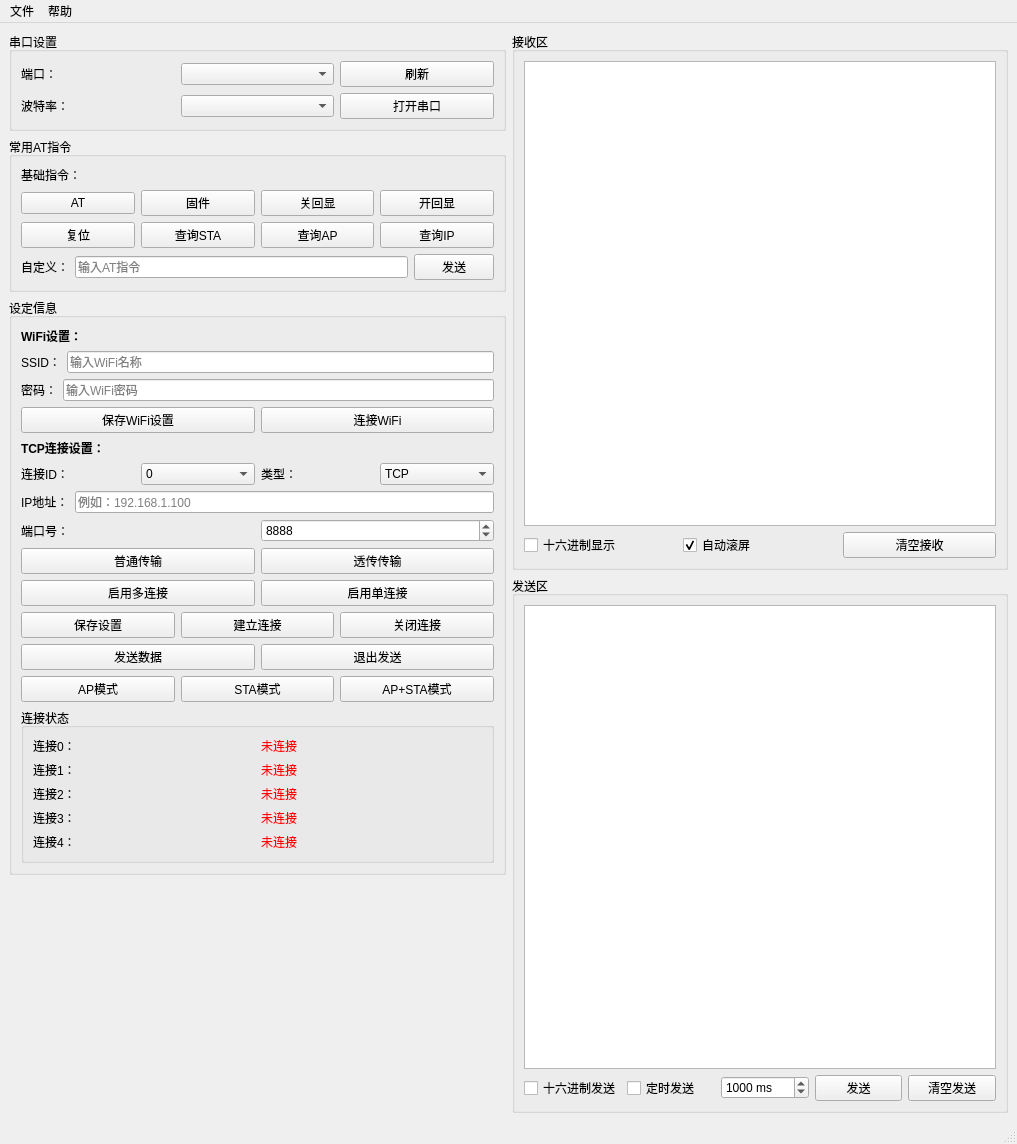
<?xml version="1.0" encoding="UTF-8"?>
<ui version="4.0">
 <class>MainWindow</class>
 <widget class="QMainWindow" name="MainWindow">
  <property name="geometry">
   <rect>
    <x>0</x>
    <y>0</y>
    <width>1017</width>
    <height>1144</height>
   </rect>
  </property>
  <property name="windowTitle">
   <string>串口调试助手 - WiFi/AT指令版</string>
  </property>
  <widget class="QWidget" name="centralwidget">
   <layout class="QHBoxLayout" name="horizontalLayout">
    <item>
     <layout class="QVBoxLayout" name="leftLayout">
      <item>
       <widget class="QGroupBox" name="groupBoxPort">
        <property name="title">
         <string>串口设置</string>
        </property>
        <layout class="QVBoxLayout" name="verticalLayoutPort">
         <item>
          <layout class="QHBoxLayout" name="layoutPort">
           <item>
            <widget class="QLabel" name="labelPort">
             <property name="text">
              <string>端口：</string>
             </property>
            </widget>
           </item>
           <item>
            <widget class="QComboBox" name="cbPortName"/>
           </item>
           <item>
            <widget class="QPushButton" name="btnRefresh">
             <property name="text">
              <string>刷新</string>
             </property>
            </widget>
           </item>
          </layout>
         </item>
         <item>
          <layout class="QHBoxLayout" name="layoutBaud">
           <item>
            <widget class="QLabel" name="labelBaud">
             <property name="text">
              <string>波特率：</string>
             </property>
            </widget>
           </item>
           <item>
            <widget class="QComboBox" name="cbBaudRate"/>
           </item>
           <item>
            <widget class="QPushButton" name="btnOpenPort">
             <property name="text">
              <string>打开串口</string>
             </property>
            </widget>
           </item>
          </layout>
         </item>
        </layout>
       </widget>
      </item>
      <item>
       <widget class="QGroupBox" name="groupBoxAT">
        <property name="title">
         <string>常用AT指令</string>
        </property>
        <layout class="QVBoxLayout" name="verticalLayoutAT">
         <item>
          <widget class="QLabel" name="labelBasic">
           <property name="text">
            <string>基础指令：</string>
           </property>
          </widget>
         </item>
         <item>
          <layout class="QHBoxLayout" name="layoutBasic1">
           <item>
            <widget class="QPushButton" name="btnAT">
             <property name="text">
              <string>AT</string>
             </property>
            </widget>
           </item>
           <item>
            <widget class="QPushButton" name="btnATGMR">
             <property name="text">
              <string>固件</string>
             </property>
            </widget>
           </item>
           <item>
            <widget class="QPushButton" name="btnATE0">
             <property name="text">
              <string>关回显</string>
             </property>
            </widget>
           </item>
           <item>
            <widget class="QPushButton" name="btnATE1">
             <property name="text">
              <string>开回显</string>
             </property>
            </widget>
           </item>
          </layout>
         </item>
         <item>
          <layout class="QHBoxLayout" name="layoutBasic2">
           <item>
            <widget class="QPushButton" name="btnATRST">
             <property name="text">
              <string>复位</string>
             </property>
            </widget>
           </item>
           <item>
            <widget class="QPushButton" name="btnATCWLIF">
             <property name="text">
              <string>查询STA</string>
             </property>
            </widget>
           </item>
           <item>
            <widget class="QPushButton" name="btnATCWJAP">
             <property name="text">
              <string>查询AP</string>
             </property>
            </widget>
           </item>
           <item>
            <widget class="QPushButton" name="btnATCIFSR">
             <property name="text">
              <string>查询IP</string>
             </property>
            </widget>
           </item>
          </layout>
         </item>
         <item>
          <layout class="QHBoxLayout" name="layoutCustom">
           <item>
            <widget class="QLabel" name="labelCustom">
             <property name="text">
              <string>自定义：</string>
             </property>
            </widget>
           </item>
           <item>
            <widget class="QLineEdit" name="lineEditCustomAT">
             <property name="placeholderText">
              <string>输入AT指令</string>
             </property>
            </widget>
           </item>
           <item>
            <widget class="QPushButton" name="btnSendCustom">
             <property name="text">
              <string>发送</string>
             </property>
            </widget>
           </item>
          </layout>
         </item>
        </layout>
       </widget>
      </item>
      <item>
       <widget class="QGroupBox" name="groupBoxSettings">
        <property name="title">
         <string>设定信息</string>
        </property>
        <layout class="QVBoxLayout" name="verticalLayoutSettings">
         <item>
          <widget class="QLabel" name="labelWiFi">
           <property name="font">
            <font>
             <weight>75</weight>
             <bold>true</bold>
            </font>
           </property>
           <property name="text">
            <string>WiFi设置：</string>
           </property>
          </widget>
         </item>
         <item>
          <layout class="QHBoxLayout" name="layoutSSID">
           <item>
            <widget class="QLabel" name="labelSSID">
             <property name="text">
              <string>SSID：</string>
             </property>
            </widget>
           </item>
           <item>
            <widget class="QLineEdit" name="lineEditSSID">
             <property name="placeholderText">
              <string>输入WiFi名称</string>
             </property>
            </widget>
           </item>
          </layout>
         </item>
         <item>
          <layout class="QHBoxLayout" name="layoutPassword">
           <item>
            <widget class="QLabel" name="labelPassword">
             <property name="text">
              <string>密码：</string>
             </property>
            </widget>
           </item>
           <item>
            <widget class="QLineEdit" name="lineEditPassword">
             <property name="echoMode">
              <enum>QLineEdit::Password</enum>
             </property>
             <property name="placeholderText">
              <string>输入WiFi密码</string>
             </property>
            </widget>
           </item>
          </layout>
         </item>
         <item>
          <layout class="QHBoxLayout" name="layoutWiFiButtons">
           <item>
            <widget class="QPushButton" name="btnSaveWiFi">
             <property name="text">
              <string>保存WiFi设置</string>
             </property>
            </widget>
           </item>
           <item>
            <widget class="QPushButton" name="btnConnectWithSettings">
             <property name="text">
              <string>连接WiFi</string>
             </property>
            </widget>
           </item>
          </layout>
         </item>
         <item>
          <widget class="QLabel" name="labelTCPset">
           <property name="font">
            <font>
             <weight>75</weight>
             <bold>true</bold>
            </font>
           </property>
           <property name="text">
            <string>TCP连接设置：</string>
           </property>
          </widget>
         </item>
         <item>
          <layout class="QHBoxLayout" name="layoutConnID">
           <item>
            <widget class="QLabel" name="labelConnID">
             <property name="text">
              <string>连接ID：</string>
             </property>
            </widget>
           </item>
           <item>
            <widget class="QComboBox" name="comboConnID">
             <item>
              <property name="text">
               <string>0</string>
              </property>
             </item>
             <item>
              <property name="text">
               <string>1</string>
              </property>
             </item>
             <item>
              <property name="text">
               <string>2</string>
              </property>
             </item>
             <item>
              <property name="text">
               <string>3</string>
              </property>
             </item>
             <item>
              <property name="text">
               <string>4</string>
              </property>
             </item>
            </widget>
           </item>
           <item>
            <widget class="QLabel" name="labelConnType">
             <property name="text">
              <string>类型：</string>
             </property>
            </widget>
           </item>
           <item>
            <widget class="QComboBox" name="comboConnType">
             <item>
              <property name="text">
               <string>TCP</string>
              </property>
             </item>
             <item>
              <property name="text">
               <string>UDP</string>
              </property>
             </item>
             <item>
              <property name="text">
               <string>SSL</string>
              </property>
             </item>
            </widget>
           </item>
          </layout>
         </item>
         <item>
          <layout class="QHBoxLayout" name="layoutIP">
           <item>
            <widget class="QLabel" name="labelIP">
             <property name="text">
              <string>IP地址：</string>
             </property>
            </widget>
           </item>
           <item>
            <widget class="QLineEdit" name="lineEditIP">
             <property name="placeholderText">
              <string>例如：192.168.1.100</string>
             </property>
            </widget>
           </item>
          </layout>
         </item>
         <item>
          <layout class="QHBoxLayout" name="layoutPort">
           <item>
            <widget class="QLabel" name="labelPortNum">
             <property name="text">
              <string>端口号：</string>
             </property>
            </widget>
           </item>
           <item>
            <widget class="QSpinBox" name="spinPort">
             <property name="minimum">
              <number>1</number>
             </property>
             <property name="maximum">
              <number>65535</number>
             </property>
             <property name="value">
              <number>8888</number>
             </property>
            </widget>
           </item>
          </layout>
         </item>
         <item>
          <layout class="QHBoxLayout" name="layoutTransferMode">
           <item>
            <widget class="QPushButton" name="btnNormalMode">
             <property name="toolTip">
              <string/>
             </property>
             <property name="text">
              <string>普通传输</string>
             </property>
            </widget>
           </item>
           <item>
            <widget class="QPushButton" name="btnTransparentMode">
             <property name="toolTip">
              <string/>
             </property>
             <property name="text">
              <string>透传传输</string>
             </property>
            </widget>
           </item>
          </layout>
         </item>
         <item>
          <layout class="QHBoxLayout" name="layoutMultiConn">
           <item>
            <widget class="QPushButton" name="btnEnableMux">
             <property name="text">
              <string>启用多连接</string>
             </property>
            </widget>
           </item>
           <item>
            <widget class="QPushButton" name="btnEnableSingle">
             <property name="text">
              <string>启用单连接</string>
             </property>
            </widget>
           </item>
          </layout>
         </item>
         <item>
          <layout class="QHBoxLayout" name="layoutTCPButtons">
           <item>
            <widget class="QPushButton" name="btnSaveTCP">
             <property name="text">
              <string>保存设置</string>
             </property>
            </widget>
           </item>
           <item>
            <widget class="QPushButton" name="btnConnectTCP">
             <property name="text">
              <string>建立连接</string>
             </property>
            </widget>
           </item>
           <item>
            <widget class="QPushButton" name="btnCloseConn">
             <property name="text">
              <string>关闭连接</string>
             </property>
            </widget>
           </item>
          </layout>
         </item>
         <item>
          <layout class="QHBoxLayout" name="layoutMultiConn">
           <item>
            <widget class="QPushButton" name="btnSendData">
             <property name="text">
              <string>发送数据</string>
             </property>
            </widget>
           </item>
           <item>
            <widget class="QPushButton" name="btnExitSend">
             <property name="text">
              <string>退出发送</string>
             </property>
            </widget>
           </item>
          </layout>
         </item>
         <item>
          <layout class="QHBoxLayout" name="layoutTCPButtons">
           <item>
            <widget class="QPushButton" name="btnModeAP">
             <property name="text">
              <string>AP模式</string>
             </property>
            </widget>
           </item>
           <item>
            <widget class="QPushButton" name="btnModeSTA">
             <property name="text">
              <string>STA模式</string>
             </property>
            </widget>
           </item>
           <item>
            <widget class="QPushButton" name="btnModeAPSTA">
             <property name="text">
              <string>AP+STA模式</string>
             </property>
            </widget>
           </item>
          </layout>
         </item>
         <item>
          <widget class="QGroupBox" name="groupBoxConnStatus">
           <property name="title">
            <string>连接状态</string>
           </property>
           <layout class="QGridLayout" name="gridLayoutConnStatus">
            <item row="0" column="1">
             <widget class="QLabel" name="labelConn0Status">
              <property name="styleSheet">
               <string notr="true">color: red;</string>
              </property>
              <property name="text">
               <string>未连接</string>
              </property>
             </widget>
            </item>
            <item row="0" column="0">
             <widget class="QLabel" name="labelConn0">
              <property name="text">
               <string>连接0：</string>
              </property>
             </widget>
            </item>
            <item row="1" column="1">
             <widget class="QLabel" name="labelConn1Status">
              <property name="styleSheet">
               <string notr="true">color: red;</string>
              </property>
              <property name="text">
               <string>未连接</string>
              </property>
             </widget>
            </item>
            <item row="2" column="1">
             <widget class="QLabel" name="labelConn2Status">
              <property name="styleSheet">
               <string notr="true">color: red;</string>
              </property>
              <property name="text">
               <string>未连接</string>
              </property>
             </widget>
            </item>
            <item row="3" column="0">
             <widget class="QLabel" name="labelConn3">
              <property name="text">
               <string>连接3：</string>
              </property>
             </widget>
            </item>
            <item row="4" column="1">
             <widget class="QLabel" name="labelConn4Status">
              <property name="styleSheet">
               <string notr="true">color: red;</string>
              </property>
              <property name="text">
               <string>未连接</string>
              </property>
             </widget>
            </item>
            <item row="2" column="0">
             <widget class="QLabel" name="labelConn2">
              <property name="text">
               <string>连接2：</string>
              </property>
             </widget>
            </item>
            <item row="3" column="1">
             <widget class="QLabel" name="labelConn3Status">
              <property name="styleSheet">
               <string notr="true">color: red;</string>
              </property>
              <property name="text">
               <string>未连接</string>
              </property>
             </widget>
            </item>
            <item row="4" column="0">
             <widget class="QLabel" name="labelConn4">
              <property name="text">
               <string>连接4：</string>
              </property>
             </widget>
            </item>
            <item row="1" column="0">
             <widget class="QLabel" name="labelConn1">
              <property name="text">
               <string>连接1：</string>
              </property>
             </widget>
            </item>
           </layout>
          </widget>
         </item>
        </layout>
       </widget>
      </item>
      <item>
       <spacer name="verticalSpacer">
        <property name="orientation">
         <enum>Qt::Vertical</enum>
        </property>
        <property name="sizeHint" stdset="0">
         <size>
          <width>20</width>
          <height>40</height>
         </size>
        </property>
       </spacer>
      </item>
     </layout>
    </item>
    <item>
     <layout class="QVBoxLayout" name="rightLayout">
      <item>
       <widget class="QGroupBox" name="groupBoxReceive">
        <property name="title">
         <string>接收区</string>
        </property>
        <layout class="QVBoxLayout" name="verticalLayoutReceive">
         <item>
          <widget class="QTextEdit" name="textReceive">
           <property name="readOnly">
            <bool>true</bool>
           </property>
           <property name="fontFamily" stdset="0">
            <string>Courier New</string>
           </property>
          </widget>
         </item>
         <item>
          <layout class="QHBoxLayout" name="layoutReceiveCtrl">
           <item>
            <widget class="QCheckBox" name="cbHexDisplay">
             <property name="text">
              <string>十六进制显示</string>
             </property>
            </widget>
           </item>
           <item>
            <widget class="QCheckBox" name="cbAutoScroll">
             <property name="text">
              <string>自动滚屏</string>
             </property>
             <property name="checked">
              <bool>true</bool>
             </property>
            </widget>
           </item>
           <item>
            <widget class="QPushButton" name="btnClearReceive">
             <property name="text">
              <string>清空接收</string>
             </property>
            </widget>
           </item>
          </layout>
         </item>
        </layout>
       </widget>
      </item>
      <item>
       <widget class="QGroupBox" name="groupBoxSend">
        <property name="title">
         <string>发送区</string>
        </property>
        <layout class="QVBoxLayout" name="verticalLayoutSend">
         <item>
          <widget class="QTextEdit" name="textSend">
           <property name="fontFamily" stdset="0">
            <string>Courier New</string>
           </property>
          </widget>
         </item>
         <item>
          <layout class="QHBoxLayout" name="layoutSendCtrl">
           <item>
            <widget class="QCheckBox" name="cbHexSend">
             <property name="text">
              <string>十六进制发送</string>
             </property>
            </widget>
           </item>
           <item>
            <widget class="QCheckBox" name="cbTimerSend">
             <property name="text">
              <string>定时发送</string>
             </property>
            </widget>
           </item>
           <item>
            <widget class="QSpinBox" name="spinTimerPeriod">
             <property name="suffix">
              <string> ms</string>
             </property>
             <property name="minimum">
              <number>10</number>
             </property>
             <property name="maximum">
              <number>10000</number>
             </property>
             <property name="value">
              <number>1000</number>
             </property>
            </widget>
           </item>
           <item>
            <widget class="QPushButton" name="btnSend">
             <property name="text">
              <string>发送</string>
             </property>
            </widget>
           </item>
           <item>
            <widget class="QPushButton" name="btnClearSend">
             <property name="text">
              <string>清空发送</string>
             </property>
            </widget>
           </item>
          </layout>
         </item>
        </layout>
       </widget>
      </item>
     </layout>
    </item>
   </layout>
  </widget>
  <widget class="QMenuBar" name="menubar">
   <property name="geometry">
    <rect>
     <x>0</x>
     <y>0</y>
     <width>1017</width>
     <height>26</height>
    </rect>
   </property>
   <widget class="QMenu" name="menuFile">
    <property name="title">
     <string>文件</string>
    </property>
    <addaction name="actionOpen"/>
    <addaction name="actionSave"/>
    <addaction name="actionExit"/>
   </widget>
   <widget class="QMenu" name="menuHelp">
    <property name="title">
     <string>帮助</string>
    </property>
    <addaction name="actionAbout"/>
   </widget>
   <addaction name="menuFile"/>
   <addaction name="menuHelp"/>
  </widget>
  <widget class="QStatusBar" name="statusbar"/>
  <action name="actionOpen">
   <property name="text">
    <string>打开</string>
   </property>
  </action>
  <action name="actionSave">
   <property name="text">
    <string>保存</string>
   </property>
  </action>
  <action name="actionExit">
   <property name="text">
    <string>退出</string>
   </property>
  </action>
  <action name="actionAbout">
   <property name="text">
    <string>关于</string>
   </property>
  </action>
 </widget>
 <tabstops>
  <tabstop>cbBaudRate</tabstop>
  <tabstop>btnAT</tabstop>
  <tabstop>btnATGMR</tabstop>
  <tabstop>btnATE0</tabstop>
  <tabstop>btnATE1</tabstop>
  <tabstop>btnATRST</tabstop>
  <tabstop>btnATCWLIF</tabstop>
  <tabstop>btnATCWJAP</tabstop>
  <tabstop>btnATCIFSR</tabstop>
  <tabstop>lineEditCustomAT</tabstop>
  <tabstop>btnSendCustom</tabstop>
  <tabstop>lineEditSSID</tabstop>
  <tabstop>lineEditPassword</tabstop>
  <tabstop>btnSaveWiFi</tabstop>
  <tabstop>btnConnectWithSettings</tabstop>
  <tabstop>comboConnID</tabstop>
  <tabstop>comboConnType</tabstop>
  <tabstop>lineEditIP</tabstop>
  <tabstop>spinPort</tabstop>
  <tabstop>btnEnableMux</tabstop>
  <tabstop>btnEnableSingle</tabstop>
  <tabstop>btnSaveTCP</tabstop>
  <tabstop>btnConnectTCP</tabstop>
  <tabstop>btnCloseConn</tabstop>
  <tabstop>textReceive</tabstop>
  <tabstop>cbHexDisplay</tabstop>
  <tabstop>cbAutoScroll</tabstop>
  <tabstop>btnClearReceive</tabstop>
  <tabstop>textSend</tabstop>
  <tabstop>cbHexSend</tabstop>
  <tabstop>cbTimerSend</tabstop>
  <tabstop>spinTimerPeriod</tabstop>
  <tabstop>btnSend</tabstop>
  <tabstop>btnClearSend</tabstop>
  <tabstop>cbPortName</tabstop>
  <tabstop>btnRefresh</tabstop>
 </tabstops>
 <resources/>
 <connections/>
</ui>
